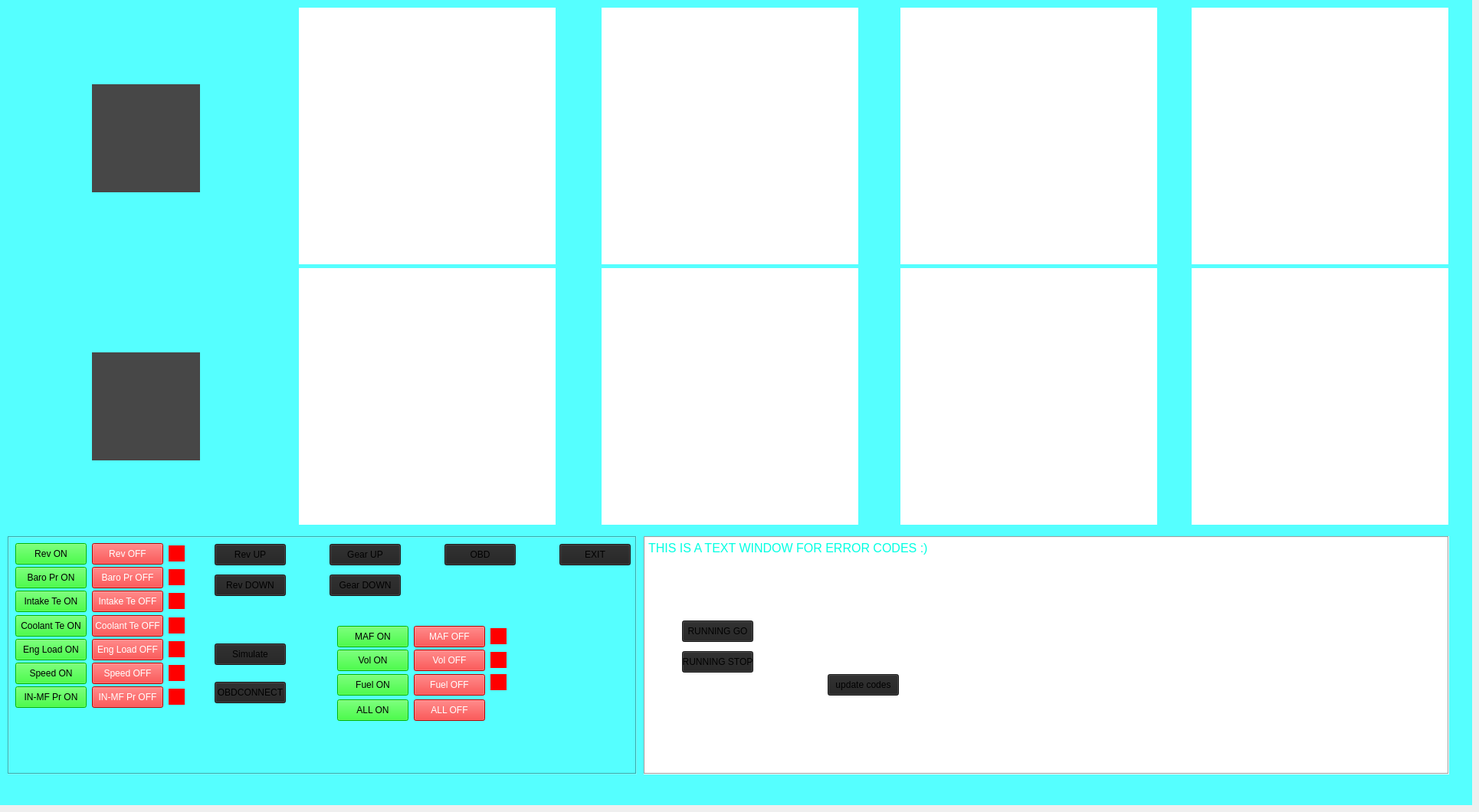
     <widget class="QWidget" name="mainWindow">
      <widget class="QWidget" name="BACKGROUNDMAIN" native="true">
       <property name="geometry">
        <rect>
         <x>0</x>
         <y>0</y>
         <width>1921</width>
         <height>1051</height>
        </rect>
       </property>
       <property name="styleSheet">
        <string notr="true">background-color: rgb(85, 255, 255);</string>
       </property>
       <widget class="QWidget" name="widget_42" native="true">
        <property name="geometry">
         <rect>
          <x>890</x>
          <y>460</y>
          <width>141</width>
          <height>141</height>
         </rect>
        </property>
        <property name="styleSheet">
         <string notr="true">background-color: rgba(71,71,71,255);</string>
        </property>
       </widget>
       <widget class="QWidget" name="widget_43" native="true">
        <property name="geometry">
         <rect>
          <x>890</x>
          <y>110</y>
          <width>141</width>
          <height>141</height>
         </rect>
        </property>
        <property name="styleSheet">
         <string notr="true">background-color: rgba(71,71,71,255);</string>
        </property>
       </widget>
       <widget class="QWidget" name="widget_44" native="true">
        <property name="geometry">
         <rect>
          <x>120</x>
          <y>110</y>
          <width>141</width>
          <height>141</height>
         </rect>
        </property>
        <property name="styleSheet">
         <string notr="true">background-color: rgba(71,71,71,255);</string>
        </property>
       </widget>
       <widget class="QWidget" name="widget_45" native="true">
        <property name="geometry">
         <rect>
          <x>500</x>
          <y>110</y>
          <width>141</width>
          <height>141</height>
         </rect>
        </property>
        <property name="styleSheet">
         <string notr="true">background-color: rgba(71,71,71,255);</string>
        </property>
       </widget>
       <widget class="QWidget" name="widget_46" native="true">
        <property name="geometry">
         <rect>
          <x>1280</x>
          <y>110</y>
          <width>141</width>
          <height>141</height>
         </rect>
        </property>
        <property name="styleSheet">
         <string notr="true">background-color: rgba(71,71,71,255);</string>
        </property>
       </widget>
       <widget class="QWidget" name="widget_47" native="true">
        <property name="geometry">
         <rect>
          <x>500</x>
          <y>460</y>
          <width>141</width>
          <height>141</height>
         </rect>
        </property>
        <property name="styleSheet">
         <string notr="true">background-color: rgba(71,71,71,255);</string>
        </property>
       </widget>
       <widget class="QWidget" name="widget_48" native="true">
        <property name="geometry">
         <rect>
          <x>1280</x>
          <y>460</y>
          <width>141</width>
          <height>141</height>
         </rect>
        </property>
        <property name="styleSheet">
         <string notr="true">background-color: rgba(71,71,71,255);</string>
        </property>
       </widget>
       <widget class="QWidget" name="widget_49" native="true">
        <property name="geometry">
         <rect>
          <x>120</x>
          <y>460</y>
          <width>141</width>
          <height>141</height>
         </rect>
        </property>
        <property name="styleSheet">
         <string notr="true">background-color: rgba(71,71,71,255);</string>
        </property>
       </widget>
       <widget class="QWidget" name="widget_50" native="true">
        <property name="geometry">
         <rect>
          <x>1660</x>
          <y>110</y>
          <width>141</width>
          <height>141</height>
         </rect>
        </property>
        <property name="styleSheet">
         <string notr="true">background-color: rgba(71,71,71,255);</string>
        </property>
       </widget>
       <widget class="QWidget" name="widget_51" native="true">
        <property name="geometry">
         <rect>
          <x>1650</x>
          <y>450</y>
          <width>141</width>
          <height>141</height>
         </rect>
        </property>
        <property name="styleSheet">
         <string notr="true">background-color: rgba(71,71,71,255);</string>
        </property>
       </widget>
       <widget class="QPlainTextEdit" name="plainTextEdit_5">
        <property name="geometry">
         <rect>
          <x>10</x>
          <y>700</y>
          <width>821</width>
          <height>311</height>
         </rect>
        </property>
        <property name="cursor" stdset="0">
         <cursorShape>ArrowCursor</cursorShape>
        </property>
        <property name="focusPolicy">
         <enum>Qt::NoFocus</enum>
        </property>
        <property name="styleSheet">
         <string notr="true">background-color: rgb(71, 71, 71);\n</string>
        </property>
        <property name="frameShape">
         <enum>QFrame::Box</enum>
        </property>
        <property name="readOnly">
         <bool>true</bool>
        </property>
        <property name="textInteractionFlags">
         <set>Qt::NoTextInteraction</set>
        </property>
       </widget>
       <widget class="QWidget" name="fuelSTATUS" native="true">
        <property name="geometry">
         <rect>
          <x>640</x>
          <y>880</y>
          <width>21</width>
          <height>21</height>
         </rect>
        </property>
        <property name="styleSheet">
         <string notr="true">background-color: rgb(255, 0, 0);</string>
        </property>
       </widget>
       <widget class="QPushButton" name="fuelON">
        <property name="geometry">
         <rect>
          <x>440</x>
          <y>880</y>
          <width>93</width>
          <height>28</height>
         </rect>
        </property>
        <property name="styleSheet">
         <string notr="true">background-color: rgb(0, 255, 0);
color: rgb(0, 0, 0);</string>
        </property>
        <property name="text">
         <string>Fuel ON</string>
        </property>
       </widget>
       <widget class="QPushButton" name="fuelprON">
        <property name="geometry">
         <rect>
          <x>440</x>
          <y>817</y>
          <width>93</width>
          <height>28</height>
         </rect>
        </property>
        <property name="styleSheet">
         <string notr="true">background-color: rgb(0, 255, 0);
color: rgb(0, 0, 0);</string>
        </property>
        <property name="text">
         <string>MAF ON</string>
        </property>
       </widget>
       <widget class="QWidget" name="volSTATUS" native="true">
        <property name="geometry">
         <rect>
          <x>640</x>
          <y>851</y>
          <width>21</width>
          <height>21</height>
         </rect>
        </property>
        <property name="styleSheet">
         <string notr="true">background-color: rgb(255, 0, 0);</string>
        </property>
       </widget>
       <widget class="QPushButton" name="fuelprOFF">
        <property name="geometry">
         <rect>
          <x>540</x>
          <y>817</y>
          <width>93</width>
          <height>28</height>
         </rect>
        </property>
        <property name="styleSheet">
         <string notr="true">background-color: rgb(255, 0, 0);
color: rgb(255, 255, 255);</string>
        </property>
        <property name="text">
         <string>MAF OFF</string>
        </property>
       </widget>
       <widget class="QPushButton" name="fuelOFF">
        <property name="geometry">
         <rect>
          <x>540</x>
          <y>880</y>
          <width>93</width>
          <height>28</height>
         </rect>
        </property>
        <property name="styleSheet">
         <string notr="true">background-color: rgb(255, 0, 0);
color: rgb(255, 255, 255);</string>
        </property>
        <property name="text">
         <string>Fuel OFF</string>
        </property>
       </widget>
       <widget class="QPushButton" name="volON">
        <property name="geometry">
         <rect>
          <x>440</x>
          <y>848</y>
          <width>93</width>
          <height>28</height>
         </rect>
        </property>
        <property name="styleSheet">
         <string notr="true">background-color: rgb(0, 255, 0);
color: rgb(0, 0, 0);</string>
        </property>
        <property name="text">
         <string>Vol ON</string>
        </property>
       </widget>
       <widget class="QPushButton" name="volOFF">
        <property name="geometry">
         <rect>
          <x>540</x>
          <y>848</y>
          <width>93</width>
          <height>28</height>
         </rect>
        </property>
        <property name="styleSheet">
         <string notr="true">background-color: rgb(255, 0, 0);
color: rgb(255, 255, 255);</string>
        </property>
        <property name="text">
         <string>Vol OFF</string>
        </property>
       </widget>
       <widget class="QWidget" name="fuelprSTATUS" native="true">
        <property name="geometry">
         <rect>
          <x>640</x>
          <y>820</y>
          <width>21</width>
          <height>21</height>
         </rect>
        </property>
        <property name="styleSheet">
         <string notr="true">background-color: rgb(255, 0, 0);</string>
        </property>
       </widget>
      </widget>
      <widget class="AnalogGaugeWidget" name="gear" native="true">
       <property name="geometry">
        <rect>
         <x>1555</x>
         <y>10</y>
         <width>335</width>
         <height>335</height>
        </rect>
       </property>
       <property name="styleSheet">
        <string notr="true">background-color: rgb(255, 255, 255);</string>
       </property>
      </widget>
      <widget class="QPushButton" name="runninggogo">
       <property name="geometry">
        <rect>
         <x>890</x>
         <y>810</y>
         <width>93</width>
         <height>28</height>
        </rect>
       </property>
       <property name="styleSheet">
        <string notr="true">background-color: #222222;</string>
       </property>
       <property name="text">
        <string>RUNNING GO</string>
       </property>
      </widget>
      <widget class="QPushButton" name="revDOWN">
       <property name="geometry">
        <rect>
         <x>280</x>
         <y>750</y>
         <width>93</width>
         <height>28</height>
        </rect>
       </property>
       <property name="styleSheet">
        <string notr="true">background-color: #222222;</string>
       </property>
       <property name="text">
        <string>Rev DOWN</string>
       </property>
      </widget>
      <widget class="QPushButton" name="tbfON">
       <property name="geometry">
        <rect>
         <x>20</x>
         <y>771</y>
         <width>93</width>
         <height>28</height>
        </rect>
       </property>
       <property name="styleSheet">
        <string notr="true">background-color: rgb(0, 255, 0);
color: rgb(0, 0, 0);</string>
       </property>
       <property name="text">
        <string>Intake Te ON</string>
       </property>
      </widget>
      <widget class="AnalogGaugeWidget" name="voltage" native="true">
       <property name="geometry">
        <rect>
         <x>1175</x>
         <y>350</y>
         <width>335</width>
         <height>335</height>
        </rect>
       </property>
       <property name="styleSheet">
        <string notr="true">background-color: rgb(255, 255, 255);</string>
       </property>
      </widget>
      <widget class="QWidget" name="gearSTATUS" native="true">
       <property name="geometry">
        <rect>
         <x>220</x>
         <y>837</y>
         <width>21</width>
         <height>21</height>
        </rect>
       </property>
       <property name="styleSheet">
        <string notr="true">background-color: rgb(255, 0, 0);</string>
       </property>
      </widget>
      <widget class="AnalogGaugeWidget" name="psi" native="true">
       <property name="geometry">
        <rect>
         <x>1175</x>
         <y>10</y>
         <width>335</width>
         <height>335</height>
        </rect>
       </property>
       <property name="styleSheet">
        <string notr="true">background-color: rgb(255, 255, 255);</string>
       </property>
      </widget>
      <widget class="QPushButton" name="gearDOWN">
       <property name="geometry">
        <rect>
         <x>430</x>
         <y>750</y>
         <width>93</width>
         <height>28</height>
        </rect>
       </property>
       <property name="styleSheet">
        <string notr="true">background-color: #222222;</string>
       </property>
       <property name="text">
        <string>Gear DOWN</string>
       </property>
      </widget>
      <widget class="QPushButton" name="obdconnect">
       <property name="geometry">
        <rect>
         <x>280</x>
         <y>890</y>
         <width>93</width>
         <height>28</height>
        </rect>
       </property>
       <property name="styleSheet">
        <string notr="true">background-color: #222222;</string>
       </property>
       <property name="text">
        <string>OBDCONNECT</string>
       </property>
      </widget>
      <widget class="QPushButton" name="speedON">
       <property name="geometry">
        <rect>
         <x>20</x>
         <y>865</y>
         <width>93</width>
         <height>28</height>
        </rect>
       </property>
       <property name="styleSheet">
        <string notr="true">background-color: rgb(0, 255, 0);
color: rgb(0, 0, 0);</string>
       </property>
       <property name="text">
        <string>Speed ON</string>
       </property>
      </widget>
      <widget class="AnalogGaugeWidget" name="speed" native="true">
       <property name="geometry">
        <rect>
         <x>10</x>
         <y>350</y>
         <width>335</width>
         <height>335</height>
        </rect>
       </property>
      </widget>
      <widget class="AnalogGaugeWidget" name="fuelpressure" native="true">
       <property name="geometry">
        <rect>
         <x>785</x>
         <y>350</y>
         <width>335</width>
         <height>335</height>
        </rect>
       </property>
       <property name="autoFillBackground">
        <bool>false</bool>
       </property>
       <property name="styleSheet">
        <string notr="true">background-color: rgb(255, 255, 255);</string>
       </property>
      </widget>
      <widget class="QPushButton" name="allOFF">
       <property name="geometry">
        <rect>
         <x>540</x>
         <y>913</y>
         <width>93</width>
         <height>28</height>
        </rect>
       </property>
       <property name="styleSheet">
        <string notr="true">background-color: rgb(255, 0, 0);
color: rgb(255, 255, 255);</string>
       </property>
       <property name="text">
        <string>ALL OFF</string>
       </property>
      </widget>
      <widget class="QPushButton" name="revUP">
       <property name="geometry">
        <rect>
         <x>280</x>
         <y>710</y>
         <width>93</width>
         <height>28</height>
        </rect>
       </property>
       <property name="styleSheet">
        <string notr="true">background-color: #222222;</string>
       </property>
       <property name="text">
        <string>Rev UP</string>
       </property>
      </widget>
      <widget class="QWidget" name="revSTATUS" native="true">
       <property name="geometry">
        <rect>
         <x>220</x>
         <y>712</y>
         <width>21</width>
         <height>21</height>
        </rect>
       </property>
       <property name="styleSheet">
        <string notr="true">background-color: rgb(255, 0, 0);</string>
       </property>
      </widget>
      <widget class="QPushButton" name="oilprON">
       <property name="geometry">
        <rect>
         <x>20</x>
         <y>896</y>
         <width>93</width>
         <height>28</height>
        </rect>
       </property>
       <property name="styleSheet">
        <string notr="true">background-color: rgb(0, 255, 0);
color: rgb(0, 0, 0);</string>
       </property>
       <property name="text">
        <string>IN-MF Pr ON</string>
       </property>
      </widget>
      <widget class="QPushButton" name="speedOFF">
       <property name="geometry">
        <rect>
         <x>120</x>
         <y>865</y>
         <width>93</width>
         <height>28</height>
        </rect>
       </property>
       <property name="styleSheet">
        <string notr="true">background-color: rgb(255, 0, 0);
color: rgb(255, 255, 255);</string>
       </property>
       <property name="text">
        <string>Speed OFF</string>
       </property>
      </widget>
      <widget class="QPushButton" name="codeupdater">
       <property name="geometry">
        <rect>
         <x>1080</x>
         <y>880</y>
         <width>93</width>
         <height>28</height>
        </rect>
       </property>
       <property name="styleSheet">
        <string notr="true">background-color: #222222;</string>
       </property>
       <property name="text">
        <string>update codes</string>
       </property>
      </widget>
      <widget class="QPushButton" name="allON">
       <property name="geometry">
        <rect>
         <x>440</x>
         <y>913</y>
         <width>93</width>
         <height>28</height>
        </rect>
       </property>
       <property name="styleSheet">
        <string notr="true">background-color: rgb(0, 255, 0);
color: rgb(0, 0, 0);</string>
       </property>
       <property name="text">
        <string>ALL ON</string>
       </property>
      </widget>
      <widget class="QWidget" name="tbfSTATUS" native="true">
       <property name="geometry">
        <rect>
         <x>220</x>
         <y>774</y>
         <width>21</width>
         <height>21</height>
        </rect>
       </property>
       <property name="styleSheet">
        <string notr="true">background-color: rgb(255, 0, 0);</string>
       </property>
      </widget>
      <widget class="QWidget" name="boostSTATUS" native="true">
       <property name="geometry">
        <rect>
         <x>220</x>
         <y>806</y>
         <width>21</width>
         <height>21</height>
        </rect>
       </property>
       <property name="styleSheet">
        <string notr="true">background-color: rgb(255, 0, 0);</string>
       </property>
      </widget>
      <widget class="QPushButton" name="tbfOFF">
       <property name="geometry">
        <rect>
         <x>120</x>
         <y>771</y>
         <width>93</width>
         <height>28</height>
        </rect>
       </property>
       <property name="styleSheet">
        <string notr="true">background-color: rgb(255, 0, 0);
color: rgb(255, 255, 255);</string>
       </property>
       <property name="text">
        <string>Intake Te OFF</string>
       </property>
      </widget>
      <widget class="QWidget" name="oilteSTATUS" native="true">
       <property name="geometry">
        <rect>
         <x>220</x>
         <y>743</y>
         <width>21</width>
         <height>21</height>
        </rect>
       </property>
       <property name="styleSheet">
        <string notr="true">background-color: rgb(255, 0, 0);</string>
       </property>
      </widget>
      <widget class="QPushButton" name="oilprOFF">
       <property name="geometry">
        <rect>
         <x>120</x>
         <y>896</y>
         <width>93</width>
         <height>28</height>
        </rect>
       </property>
       <property name="styleSheet">
        <string notr="true">background-color: rgb(255, 0, 0);
color: rgb(255, 255, 255);</string>
       </property>
       <property name="text">
        <string>IN-MF Pr OFF</string>
       </property>
      </widget>
      <widget class="QPushButton" name="oilteON">
       <property name="geometry">
        <rect>
         <x>20</x>
         <y>740</y>
         <width>93</width>
         <height>28</height>
        </rect>
       </property>
       <property name="styleSheet">
        <string notr="true">background-color: rgb(0, 255, 0);
color: rgb(0, 0, 0);</string>
       </property>
       <property name="text">
        <string>Baro Pr ON</string>
       </property>
      </widget>
      <widget class="QTextEdit" name="textEdit">
       <property name="geometry">
        <rect>
         <x>840</x>
         <y>700</y>
         <width>1051</width>
         <height>311</height>
        </rect>
       </property>
       <property name="cursor" stdset="0">
        <cursorShape>ArrowCursor</cursorShape>
       </property>
       <property name="focusPolicy">
        <enum>Qt::NoFocus</enum>
       </property>
       <property name="styleSheet">
        <string notr="true">color: rgb(0, 255, 226);</string>
       </property>
       <property name="frameShape">
        <enum>QFrame::Box</enum>
       </property>
       <property name="readOnly">
        <bool>true</bool>
       </property>
       <property name="html">
        <string>&lt;!DOCTYPE HTML PUBLIC &quot;-//W3C//DTD HTML 4.0//EN&quot; &quot;http://www.w3.org/TR/REC-html40/strict.dtd&quot;&gt;
&lt;html&gt;&lt;head&gt;&lt;meta name=&quot;qrichtext&quot; content=&quot;1&quot; /&gt;&lt;style type=&quot;text/css&quot;&gt;
p, li { white-space: pre-wrap; }
&lt;/style&gt;&lt;/head&gt;&lt;body style=&quot; font-family:'MS Shell Dlg 2'; font-size:8.25pt; font-weight:400; font-style:normal;&quot;&gt;
&lt;p style=&quot; margin-top:0px; margin-bottom:0px; margin-left:0px; margin-right:0px; -qt-block-indent:0; text-indent:0px;&quot;&gt;&lt;span style=&quot; font-size:12pt;&quot;&gt;THIS IS A TEXT WINDOW FOR ERROR CODES :)&lt;/span&gt;&lt;/p&gt;&lt;/body&gt;&lt;/html&gt;</string>
       </property>
       <property name="textInteractionFlags">
        <set>Qt::NoTextInteraction</set>
       </property>
      </widget>
      <widget class="QWidget" name="oilprSTATUS" native="true">
       <property name="geometry">
        <rect>
         <x>220</x>
         <y>899</y>
         <width>21</width>
         <height>21</height>
        </rect>
       </property>
       <property name="styleSheet">
        <string notr="true">background-color: rgb(255, 0, 0);</string>
       </property>
      </widget>
      <widget class="QPushButton" name="oilteOFF">
       <property name="geometry">
        <rect>
         <x>120</x>
         <y>740</y>
         <width>93</width>
         <height>28</height>
        </rect>
       </property>
       <property name="styleSheet">
        <string notr="true">background-color: rgb(255, 0, 0);
color: rgb(255, 255, 255);</string>
       </property>
       <property name="text">
        <string>Baro Pr OFF</string>
       </property>
      </widget>
      <widget class="QPushButton" name="gearON">
       <property name="geometry">
        <rect>
         <x>20</x>
         <y>834</y>
         <width>93</width>
         <height>28</height>
        </rect>
       </property>
       <property name="styleSheet">
        <string notr="true">background-color: rgb(0, 255, 0);
color: rgb(0, 0, 0);</string>
       </property>
       <property name="text">
        <string>Eng Load ON</string>
       </property>
      </widget>
      <widget class="AnalogGaugeWidget" name="oiltemp" native="true">
       <property name="geometry">
        <rect>
         <x>390</x>
         <y>10</y>
         <width>335</width>
         <height>335</height>
        </rect>
       </property>
       <property name="styleSheet">
        <string notr="true">background-color: rgb(255, 255, 255);</string>
       </property>
      </widget>
      <widget class="AnalogGaugeWidget" name="oilpressure" native="true">
       <property name="geometry">
        <rect>
         <x>390</x>
         <y>350</y>
         <width>335</width>
         <height>335</height>
        </rect>
       </property>
       <property name="styleSheet">
        <string notr="true">background-color: rgb(255, 255, 255);</string>
       </property>
      </widget>
      <widget class="QPushButton" name="boostOFF">
       <property name="geometry">
        <rect>
         <x>120</x>
         <y>803</y>
         <width>93</width>
         <height>28</height>
        </rect>
       </property>
       <property name="styleSheet">
        <string notr="true">background-color: rgb(255, 0, 0);
color: rgb(255, 255, 255);</string>
       </property>
       <property name="text">
        <string>Coolant Te OFF</string>
       </property>
      </widget>
      <widget class="QPushButton" name="gearOFF">
       <property name="geometry">
        <rect>
         <x>120</x>
         <y>834</y>
         <width>93</width>
         <height>28</height>
        </rect>
       </property>
       <property name="styleSheet">
        <string notr="true">background-color: rgb(255, 0, 0);
color: rgb(255, 255, 255);</string>
       </property>
       <property name="text">
        <string>Eng Load OFF</string>
       </property>
      </widget>
      <widget class="QPushButton" name="E2">
       <property name="geometry">
        <rect>
         <x>730</x>
         <y>710</y>
         <width>93</width>
         <height>28</height>
        </rect>
       </property>
       <property name="styleSheet">
        <string notr="true">background-color: #222222;</string>
       </property>
       <property name="text">
        <string>EXIT</string>
       </property>
      </widget>
      <widget class="QPushButton" name="revON">
       <property name="geometry">
        <rect>
         <x>20</x>
         <y>709</y>
         <width>93</width>
         <height>28</height>
        </rect>
       </property>
       <property name="styleSheet">
        <string notr="true">background-color: rgb(0, 255, 0);
color: rgb(0, 0, 0);</string>
       </property>
       <property name="text">
        <string>Rev ON</string>
       </property>
      </widget>
      <widget class="QPushButton" name="runningstop">
       <property name="geometry">
        <rect>
         <x>890</x>
         <y>850</y>
         <width>93</width>
         <height>28</height>
        </rect>
       </property>
       <property name="styleSheet">
        <string notr="true">background-color: #222222;</string>
       </property>
       <property name="text">
        <string>RUNNING STOP</string>
       </property>
      </widget>
      <widget class="QPushButton" name="revOFF">
       <property name="geometry">
        <rect>
         <x>120</x>
         <y>709</y>
         <width>93</width>
         <height>28</height>
        </rect>
       </property>
       <property name="styleSheet">
        <string notr="true">background-color: rgb(255, 0, 0);
color: rgb(255, 255, 255);</string>
       </property>
       <property name="text">
        <string>Rev OFF</string>
       </property>
      </widget>
      <widget class="QPushButton" name="gearUP">
       <property name="geometry">
        <rect>
         <x>430</x>
         <y>710</y>
         <width>93</width>
         <height>28</height>
        </rect>
       </property>
       <property name="styleSheet">
        <string notr="true">background-color: #222222;</string>
       </property>
       <property name="text">
        <string>Gear UP</string>
       </property>
      </widget>
      <widget class="QPushButton" name="boostON">
       <property name="geometry">
        <rect>
         <x>20</x>
         <y>803</y>
         <width>93</width>
         <height>28</height>
        </rect>
       </property>
       <property name="styleSheet">
        <string notr="true">background-color: rgb(0, 255, 0);
color: rgb(0, 0, 0);</string>
       </property>
       <property name="text">
        <string>Coolant Te ON</string>
       </property>
      </widget>
      <widget class="AnalogGaugeWidget" name="fuel" native="true">
       <property name="geometry">
        <rect>
         <x>1555</x>
         <y>350</y>
         <width>335</width>
         <height>335</height>
        </rect>
       </property>
       <property name="styleSheet">
        <string notr="true">background-color: rgb(255, 255, 255);</string>
       </property>
      </widget>
      <widget class="QWidget" name="speedSTATUS" native="true">
       <property name="geometry">
        <rect>
         <x>220</x>
         <y>868</y>
         <width>21</width>
         <height>21</height>
        </rect>
       </property>
       <property name="styleSheet">
        <string notr="true">background-color: rgb(255, 0, 0);</string>
       </property>
      </widget>
      <widget class="QPushButton" name="obdconnectiontest">
       <property name="geometry">
        <rect>
         <x>580</x>
         <y>710</y>
         <width>93</width>
         <height>28</height>
        </rect>
       </property>
       <property name="styleSheet">
        <string notr="true">background-color: #222222;</string>
       </property>
       <property name="text">
        <string>OBD</string>
       </property>
      </widget>
      <widget class="AnalogGaugeWidget" name="tbf" native="true">
       <property name="geometry">
        <rect>
         <x>785</x>
         <y>10</y>
         <width>335</width>
         <height>335</height>
        </rect>
       </property>
       <property name="styleSheet">
        <string notr="true">background-color: rgb(255, 255, 255);</string>
       </property>
      </widget>
      <widget class="QPushButton" name="SIMS">
       <property name="geometry">
        <rect>
         <x>280</x>
         <y>840</y>
         <width>93</width>
         <height>28</height>
        </rect>
       </property>
       <property name="styleSheet">
        <string notr="true">background-color: #222222;</string>
       </property>
       <property name="text">
        <string>Simulate</string>
       </property>
      </widget>
      <widget class="AnalogGaugeWidget" name="revs" native="true">
       <property name="geometry">
        <rect>
         <x>10</x>
         <y>10</y>
         <width>335</width>
         <height>335</height>
        </rect>
       </property>
      </widget>
      <zorder>BACKGROUNDMAIN</zorder>
      <zorder>gear</zorder>
      <zorder>voltage</zorder>
      <zorder>psi</zorder>
      <zorder>speed</zorder>
      <zorder>fuelpressure</zorder>
      <zorder>textEdit</zorder>
      <zorder>oiltemp</zorder>
      <zorder>oilpressure</zorder>
      <zorder>runningstop</zorder>
      <zorder>fuel</zorder>
      <zorder>tbf</zorder>
      <zorder>revs</zorder>
      <zorder>revSTATUS</zorder>
      <zorder>gearON</zorder>
      <zorder>allOFF</zorder>
      <zorder>speedSTATUS</zorder>
      <zorder>gearUP</zorder>
      <zorder>oilprSTATUS</zorder>
      <zorder>revON</zorder>
      <zorder>SIMS</zorder>
      <zorder>boostON</zorder>
      <zorder>allON</zorder>
      <zorder>tbfOFF</zorder>
      <zorder>obdconnect</zorder>
      <zorder>speedON</zorder>
      <zorder>oilteOFF</zorder>
      <zorder>tbfSTATUS</zorder>
      <zorder>revUP</zorder>
      <zorder>tbfON</zorder>
      <zorder>gearOFF</zorder>
      <zorder>E2</zorder>
      <zorder>oilprON</zorder>
      <zorder>obdconnectiontest</zorder>
      <zorder>oilprOFF</zorder>
      <zorder>gearSTATUS</zorder>
      <zorder>revDOWN</zorder>
      <zorder>boostOFF</zorder>
      <zorder>boostSTATUS</zorder>
      <zorder>oilteON</zorder>
      <zorder>revOFF</zorder>
      <zorder>speedOFF</zorder>
      <zorder>gearDOWN</zorder>
      <zorder>oilteSTATUS</zorder>
      <zorder>codeupdater</zorder>
      <zorder>runninggogo</zorder>
     </widget>
